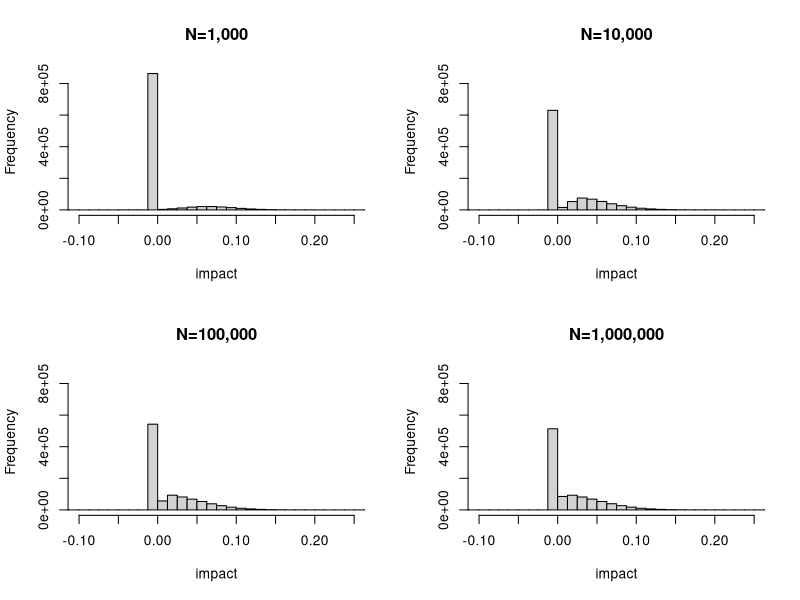
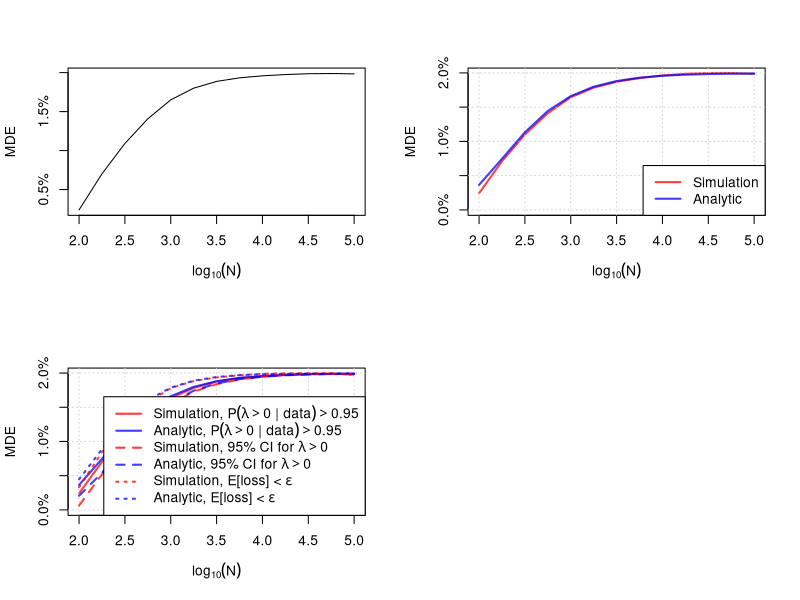

The R source for these figures, in order:
## ---- chunk 1

# =============================================================================
# Decision Rule 1: Ship if P(lift > 0 | data) > cutoff
# =============================================================================

sim_decisions <- function(n = 5000,
                          cutoff = 0.95,
                          prior_mean = 0,
                          prior_sd = 0.05,
                          control_mean = 2.0,
                          prob_treatment = 0.5,
                          nsims = 100000) {

  # --- 1. Standard Errors ---
  sigma <- 0.5
  se_c <- sigma / sqrt(n * (1 - prob_treatment))
  se_t <- sigma / sqrt(n * prob_treatment)

  # --- 2. Simulate Data ---
  true_lift <- rnorm(nsims, prior_mean, prior_sd)
  control   <- rnorm(nsims, control_mean, se_c)
  treatment <- rnorm(nsims, control_mean * (1 + true_lift), se_t)

  # --- 3. Posterior ---
  estimated_lift    <- (treatment / control) - 1
  estimated_lift_se <- sqrt(se_t^2 / control^2 + se_c^2 * treatment^2 / control^4)

  V <- 1 / (1 / estimated_lift_se^2 + 1 / prior_sd^2)
  M <- V * (estimated_lift / estimated_lift_se^2 + prior_mean / prior_sd^2)
  S <- sqrt(V)

  # --- 4. Decision Rule ---
  # Ship if P(lift > 0 | data) > cutoff
  prob_positive <- pnorm(0, mean = M, sd = S, lower.tail = FALSE)
  impact <- ifelse(prob_positive > cutoff, true_lift, 0)

  mean(impact)
}

analytic_decisions <- function(n = 5000,
                               cutoff = 0.95,
                               prior_mean = 0,
                               prior_sd = 0.05,
                               control_mean = 2.0,
                               prob_treatment = 0.5) {

  # --- 1. Standard Errors ---
  sigma <- 0.5
  se_c <- sigma / sqrt(n * (1 - prob_treatment))
  se_t <- sigma / sqrt(n * prob_treatment)

  # SE of lift via delta method (at mu_t = mu_c)
  se_lift <- sqrt((se_t^2 + se_c^2) / control_mean^2)

  # --- 2. Critical Hurdle ---
  # Minimum observed lift to satisfy P(lift > 0 | data) > cutoff
  z_c <- qnorm(cutoff)
  post_sd_inv <- sqrt(1 / prior_sd^2 + 1 / se_lift^2)
  lambda_crit <- z_c * se_lift^2 * post_sd_inv

  # --- 3. Expected Impact ---
  # E[impact] = integral of delta * P(ship | delta) * prior(delta)
  integrand <- function(delta) {
    prob_ship <- 1 - pnorm(lambda_crit, mean = delta, sd = se_lift)
    delta * prob_ship * dnorm(delta, prior_mean, prior_sd)
  }

  integrate(integrand, lower = -Inf, upper = Inf)$value
}

# =============================================================================
# Decision Rule 2: Ship if lower 95% credible interval > 0
# =============================================================================

sim_decisions_ci <- function(n = 5000,
                             ci_level = 0.95,
                             prior_mean = 0,
                             prior_sd = 0.05,
                             control_mean = 2.0,
                             prob_treatment = 0.5,
                             nsims = 100000) {

  # --- 1. Standard Errors ---
  sigma <- 0.5
  se_c <- sigma / sqrt(n * (1 - prob_treatment))
  se_t <- sigma / sqrt(n * prob_treatment)

  # --- 2. Simulate Data ---
  true_lift <- rnorm(nsims, prior_mean, prior_sd)
  control   <- rnorm(nsims, control_mean, se_c)
  treatment <- rnorm(nsims, control_mean * (1 + true_lift), se_t)

  # --- 3. Posterior ---
  estimated_lift    <- (treatment / control) - 1
  estimated_lift_se <- sqrt(se_t^2 / control^2 + se_c^2 * treatment^2 / control^4)

  V <- 1 / (1 / estimated_lift_se^2 + 1 / prior_sd^2)
  M <- V * (estimated_lift / estimated_lift_se^2 + prior_mean / prior_sd^2)
  S <- sqrt(V)

  # --- 4. Decision Rule ---
  # Ship if lower bound of 95% credible interval > 0
  lower_ci <- qnorm((1 - ci_level) / 2, mean = M, sd = S)
  impact <- ifelse(lower_ci > 0, true_lift, 0)

  mean(impact)
}

analytic_decisions_ci <- function(n = 5000,
                                  ci_level = 0.95,
                                  prior_mean = 0,
                                  prior_sd = 0.05,
                                  control_mean = 2.0,
                                  prob_treatment = 0.5) {

  # --- 1. Standard Errors ---
  sigma <- 0.5
  se_c <- sigma / sqrt(n * (1 - prob_treatment))
  se_t <- sigma / sqrt(n * prob_treatment)

  # SE of lift via delta method (at mu_t = mu_c)
  se_lift <- sqrt((se_t^2 + se_c^2) / control_mean^2)

  # --- 2. Critical Hurdle ---
  # Minimum observed lift so that lower bound of CI > 0
  z_ci <- qnorm((1 + ci_level) / 2)
  post_sd_inv <- sqrt(1 / prior_sd^2 + 1 / se_lift^2)
  lambda_crit <- z_ci * se_lift^2 * post_sd_inv

  # --- 3. Expected Impact ---
  # E[impact] = integral of delta * P(ship | delta) * prior(delta)
  integrand <- function(delta) {
    prob_ship <- 1 - pnorm(lambda_crit, mean = delta, sd = se_lift)
    delta * prob_ship * dnorm(delta, prior_mean, prior_sd)
  }

  integrate(integrand, lower = -Inf, upper = Inf)$value
}

# =============================================================================
# Decision Rule 3: Ship if expected loss < epsilon
# =============================================================================

sim_decisions_loss <- function(n = 5000,
                               epsilon = 0.001,
                               prior_mean = 0,
                               prior_sd = 0.05,
                               control_mean = 2.0,
                               prob_treatment = 0.5,
                               nsims = 100000) {

  # --- 1. Standard Errors ---
  sigma <- 0.5
  se_c <- sigma / sqrt(n * (1 - prob_treatment))
  se_t <- sigma / sqrt(n * prob_treatment)

  # --- 2. Simulate Data ---
  true_lift <- rnorm(nsims, prior_mean, prior_sd)
  control   <- rnorm(nsims, control_mean, se_c)
  treatment <- rnorm(nsims, control_mean * (1 + true_lift), se_t)

  # --- 3. Posterior ---
  estimated_lift    <- (treatment / control) - 1
  estimated_lift_se <- sqrt(se_t^2 / control^2 + se_c^2 * treatment^2 / control^4)

  V <- 1 / (1 / estimated_lift_se^2 + 1 / prior_sd^2)
  M <- V * (estimated_lift / estimated_lift_se^2 + prior_mean / prior_sd^2)
  S <- sqrt(V)

  # --- 4. Decision Rule ---
  # Ship if E[max(-lambda, 0) | data] < epsilon
  # Expected loss = S * dnorm(M/S) - M * pnorm(-M/S)
  expected_loss <- S * dnorm(M / S) - M * pnorm(-M / S)
  impact <- ifelse(expected_loss < epsilon, true_lift, 0)

  mean(impact)
}

analytic_decisions_loss <- function(n = 5000,
                                    epsilon = 0.001,
                                    prior_mean = 0,
                                    prior_sd = 0.05,
                                    control_mean = 2.0,
                                    prob_treatment = 0.5) {

  # --- 1. Standard Errors ---
  sigma <- 0.5
  se_c <- sigma / sqrt(n * (1 - prob_treatment))
  se_t <- sigma / sqrt(n * prob_treatment)

  # SE of lift via delta method (at mu_t = mu_c)
  se_lift <- sqrt((se_t^2 + se_c^2) / control_mean^2)

  # --- 2. Critical Hurdle ---
  # Posterior variance (does not depend on observed data)
  V <- 1 / (1 / se_lift^2 + 1 / prior_sd^2)
  S <- sqrt(V)

  # Find M* where expected loss = epsilon via root-finding
  # L(M) = S * dnorm(M/S) - M * pnorm(-M/S) is strictly decreasing in M
  loss_fn <- function(M_val) {
    S * dnorm(M_val / S) - M_val * pnorm(-M_val / S) - epsilon
  }
  M_star <- uniroot(loss_fn, lower = -5 * S, upper = 5 * S)$root

  # Back out lambda_crit from M*
  lambda_crit <- (M_star / V - prior_mean / prior_sd^2) * se_lift^2

  # --- 3. Expected Impact ---
  # E[impact] = integral of delta * P(ship | delta) * prior(delta)
  integrand <- function(delta) {
    prob_ship <- 1 - pnorm(lambda_crit, mean = delta, sd = se_lift)
    delta * prob_ship * dnorm(delta, prior_mean, prior_sd)
  }

  integrate(integrand, lower = -Inf, upper = Inf)$value
}

## ---- chunk 2
#| echo: false
#| fig-cap: "Distribution of shipped lifts under the probability to beat control decision rule ($c = 0.95$) for increasing sample sizes. Prior is $\\operatorname{Normal}(0, 0.05^2)$, $\\sigma = 0.5$, and equal allocation ($p = 0.5$). At small $N$, most simulations result in no-ship (the spike at 0). As $N$ grows, the posterior tightens and more true positives are shipped."

sigma <- 0.5
prob_treatment <- 0.5
prior_mean <- 0
prior_sd <- 0.05
control_mean <- 1
nsims <- 1e6
cutoff <- 0.95

brks <- seq(-0.2, 0.3, 0.0125)
sample_sizes <- c(1000, 10000, 100000, 1000000)

# First pass: compute all histograms to find shared y-axis
hists <- lapply(sample_sizes, function(n) {
  se_c <- sigma / sqrt(n * (1 - prob_treatment))
  se_t <- sigma / sqrt(n * prob_treatment)

  true_lift <- rnorm(nsims, prior_mean, prior_sd)
  control   <- rnorm(nsims, control_mean, se_c)
  treatment <- rnorm(nsims, control_mean * (1 + true_lift), se_t)

  estimated_lift    <- (treatment / control) - 1
  estimated_lift_se <- sqrt(se_t^2 / control^2 + se_c^2 * treatment^2 / control^4)

  V <- 1 / (1 / estimated_lift_se^2 + 1 / prior_sd^2)
  M <- V * (estimated_lift / estimated_lift_se^2 + prior_mean / prior_sd^2)
  S <- sqrt(V)

  prob_positive <- pnorm(0, mean = M, sd = S, lower.tail = FALSE)
  impact <- ifelse(prob_positive > cutoff, true_lift, 0)
  hist(impact, breaks = brks, plot = FALSE)
})

ymax <- max(sapply(hists, \(h) max(h$counts)))

# Second pass: plot with shared y-axis
par(mfrow = c(2, 2))
for (i in seq_along(sample_sizes)) {
  plot(hists[[i]], xlim = c(-0.1, 0.25), ylim = c(0, ymax),
       main = stringr::str_c("N=", scales::comma(sample_sizes[i])),
       xlab = "impact", ylab = "Frequency")
}
## ---- chunk 3
#| fig-cap: "Average impact to the product (MDE) as a function of sample size under the probability to beat control rule ($c = 0.95$). The curve flattens as $N$ grows, reflecting diminishing returns from longer experiments. The loess-smoothed curve is based on 100,000 simulations at each sample size."
lns <- seq(2, 5, 0.25)
ns <- 10^lns
sim_prob <- sapply(ns, \(x) sim_decisions(n = x))
smoothed_sim_prob <- loess(sim_prob ~ lns)

plot(lns, predict(smoothed_sim_prob), yaxt='n', xlab=expression(log[10](N)), ylab='MDE', type='l')
axis(2, at = axTicks(2), labels = scales::percent(axTicks(2)))
## ---- chunk 4
#| fig-cap: "Simulated vs analytic MDE for the probability to beat control rule ($c = 0.95$). The close agreement confirms the analytic solution is a good approximation, at leasrt under the proposed parameters. Prior is $\\operatorname{Normal}(0, 0.05^2)$, $\\sigma = 0.5$, and equal allocation ($p = 0.5$)."
lns <- seq(2, 5, 0.25)
ns <- 10^lns

sim_prob      <- sapply(ns, \(x) sim_decisions(n = x))
analytic_prob <- sapply(ns, \(x) analytic_decisions(n = x))
f_prob <- loess(sim_prob ~ lns)

col_sim <- rgb(1, 0, 0, 0.75)
col_ana <- rgb(0, 0, 1, 0.75)

plot(lns, predict(f_prob), type = 'l', col = col_sim, lwd = 2,
     xlab = expression(log[10](N)), ylab = 'MDE', yaxt = 'n',
     ylim = range(0, analytic_prob))
axis(2, at = axTicks(2), labels = scales::percent(axTicks(2)))
grid()
lines(lns, analytic_prob, col = col_ana, lwd = 2)
legend('bottomright',
       legend = c('Simulation', 'Analytic'),
       col = c(col_sim, col_ana), lwd = 2)
## ---- chunk 5
#| fig-cap: "Simulated (red) and analytic (blue) MDE curves for three decision rules: probability to beat control (solid, $c = 0.95$), 95% credible interval excluding zero (dashed), and expected loss (dotted, $\\epsilon = 0.001$). The expected loss rule is the most permissive, shipping more often and yielding higher average impact at each sample size."
lns <- seq(2, 5, 0.25)
ns <- 10^lns

# Compute all 6 MDE curves
sim_prob      <- sapply(ns, \(x) sim_decisions(n = x))
analytic_prob <- sapply(ns, \(x) analytic_decisions(n = x))
sim_ci        <- sapply(ns, \(x) sim_decisions_ci(n = x))
analytic_ci   <- sapply(ns, \(x) analytic_decisions_ci(n = x))
sim_loss      <- sapply(ns, \(x) sim_decisions_loss(n = x))
analytic_loss <- sapply(ns, \(x) analytic_decisions_loss(n = x))

# Smooth simulation curves
f_prob <- loess(sim_prob ~ lns)
f_ci   <- loess(sim_ci ~ lns)
f_loss <- loess(sim_loss ~ lns)

# Colors: red = simulation, blue = analytic
# Linetype: solid = P(lift>0) rule, dashed = CI rule, dotted = expected loss
col_sim <- rgb(1, 0, 0, 0.75)
col_ana <- rgb(0, 0, 1, 0.75)

ylim <- range(0, analytic_prob, analytic_ci, analytic_loss)

plot(lns, predict(f_prob), type = 'l', col = col_sim, lwd = 2, lty = 1,
     xlab = expression(log[10](N)), ylab = 'MDE', yaxt = 'n', ylim = ylim)
axis(2, at = axTicks(2), labels = scales::percent(axTicks(2)))
grid()
lines(lns, analytic_prob, col = col_ana, lwd = 2, lty = 1)
lines(lns, predict(f_ci),  col = col_sim, lwd = 2, lty = 2)
lines(lns, analytic_ci,    col = col_ana, lwd = 2, lty = 2)
lines(lns, predict(f_loss), col = col_sim, lwd = 2, lty = 3)
lines(lns, analytic_loss,   col = col_ana, lwd = 2, lty = 3)
legend('bottomright',
       legend = c(expression("Simulation, " * P(lambda > 0 ~ "|" ~ data) > 0.95),
                  expression("Analytic, " * P(lambda > 0 ~ "|" ~ data) > 0.95),
                  expression("Simulation, 95% CI for " * lambda > 0),
                  expression("Analytic, 95% CI for " * lambda > 0),
                  expression("Simulation, E[loss] < " * epsilon),
                  expression("Analytic, E[loss] < " * epsilon)),
       col = c(col_sim, col_ana, col_sim, col_ana, col_sim, col_ana),
       lty = c(1, 1, 2, 2, 3, 3), lwd = 2)
